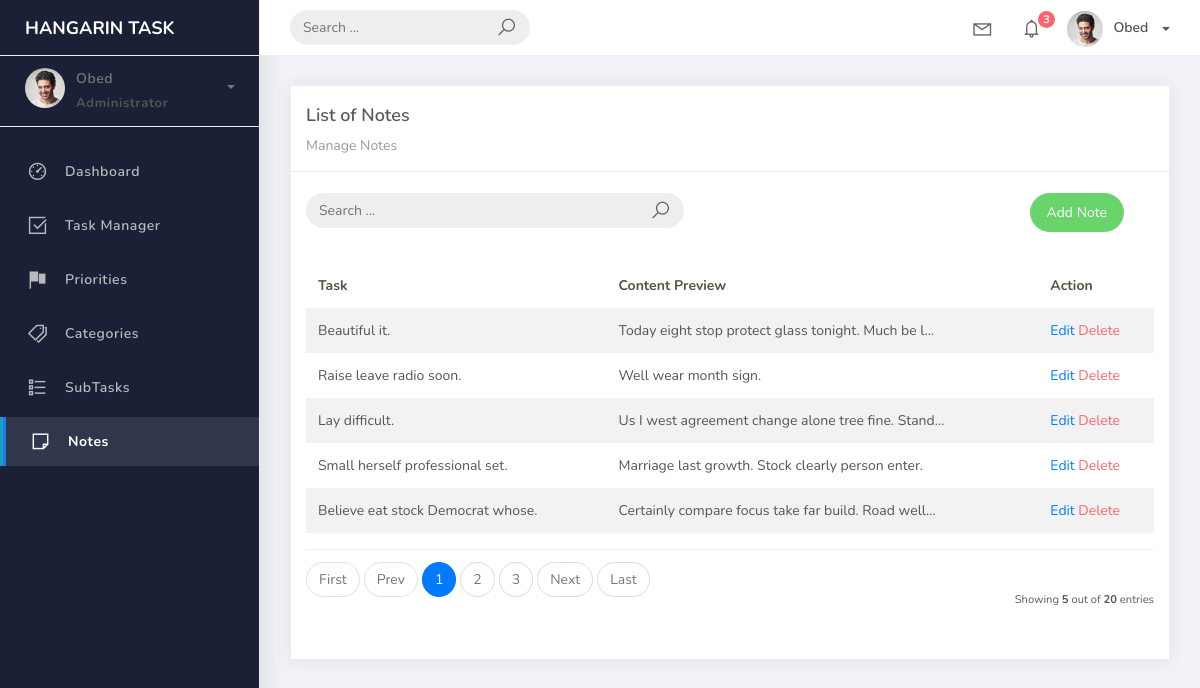
The app's page /note_list with its own data.
### taskmanager/models.py (models this page shows, shortened)
class BaseModel(models.Model):
    created_at = models.DateTimeField(auto_now_add=True, db_index=True)
    updated_at = models.DateTimeField(auto_now=True)
    class Meta:
        abstract = True

class Note(BaseModel):
    task = models.ForeignKey(Task, on_delete=models.CASCADE, related_name="notes")
    content = models.TextField()

class Task(BaseModel):
    STATUS_CHOICES = [
        ("Pending", "Pending"),
        ("In Progress", "In Progress"),
        ("Completed", "Completed"),
    ]
    title = models.CharField(max_length=200)
    description = models.TextField()
    deadline = models.DateTimeField()
    status = models.CharField(max_length=50, choices=STATUS_CHOICES, default="Pending")
    category = models.ForeignKey(Category, on_delete=models.CASCADE)
    priority = models.ForeignKey(Priority, on_delete=models.CASCADE)

### taskmanager/views.py (the view)
# urls.py: path('note_list', views.NoteList.as_view(), name='note-list'),
class NoteList(ListView):
    model = Note
    context_object_name = 'note'
    template_name = 'note_list.html'
    paginate_by = 5
    def get_queryset(self):
        qs = super().get_queryset()
        query = self.request.GET.get('q')
        if query:
            qs = qs.filter(
                Q(content__icontains=query) |
                Q(task__title__icontains=query)
            )
        return qs

### templates/note_list.html
{% extends 'base.html' %} {% load static %} {% block content %}
<div class="content">
    <div class="container-fluid">
        <div class="row">
            <div class="col-md-12">
                <div class="card">
                    <div class="card-header">
                        <div class="card-title">List of Notes</div>
                        <div class="card-category">Manage Notes</div>
                    </div>
                    <br />
                    <div class="col-md-12 row">
                        <div class="col-md-6">
                            <form class="navbar-left navbar-form nav-search mr-md-3" action="{% url 'note-list' %}">
                                <div class="input-group">
                                    <input type="text" placeholder="Search ..." class="form-control" name="q" />
                                    <div class="input-group-append">
                                        <span class="input-group-text">
                                            <i class="la la-search search-icon"></i>
                                        </span>
                                    </div>
                                </div>
                            </form>
                        </div>
                        <div class="col-md-6">
                            <div class="pull-right">
                                <a href="{% url 'note-add' %}" class="btn btn-success btn-rounded">
                                    Add Note
                                </a>
                            </div>
                        </div>
                    </div>
                    <div class="card-body">
                        <table class="table table-striped mt-3">
                            <thead>
                                <tr>
                                    <th scope="col">Task</th>
                                    <th scope="col">Content Preview</th>
                                    <th scope="col">Action</th>
                                </tr>
                            </thead>
                            <tbody>
                                {% for object in object_list %}
                                <tr>
                                    <td>{{ object.task.title }}</td>
                                    <td>{{ object.content|truncatechars:50 }}</td>
                                    <td>
                                        <a href="{% url 'note-update' object.id %}">Edit</a>
                                        <a href="{% url 'note-delete' object.id %}" class="text-danger">Delete</a>
                                    </td>
                                </tr>
                                {% empty %}
                                <tr>
                                    <td colspan="3" style="text-align: center">
                                        <p class="text-sm font-weight-bold mb-0">No Records Found</p>
                                    </td>
                                </tr>
                                {% endfor %}
                            </tbody>
                        </table>
                        {% include 'includes/pagination.html' %}
                    </div>
                </div>
            </div>
        </div>
    </div>
</div>
{% endblock %}

### records on screen
Note: task "Beautiful it.", content "Today eight stop protect glass tonight. Much be l…"
Note: task "Raise leave radio soon.", content "Well wear month sign."
Note: task "Lay difficult.", content "Us I west agreement change alone tree fine. Stand…"
Note: task "Small herself professional set.", content "Marriage last growth. Stock clearly person enter."
Note: task "Believe eat stock Democrat whose.", content "Certainly compare focus take far build. Road well…"

### other values on screen
{{ page_num }} "1"
{{ page_num }} "2" "3"
{{ object_list.count }} "5"
{{ paginator.count }} "20"
